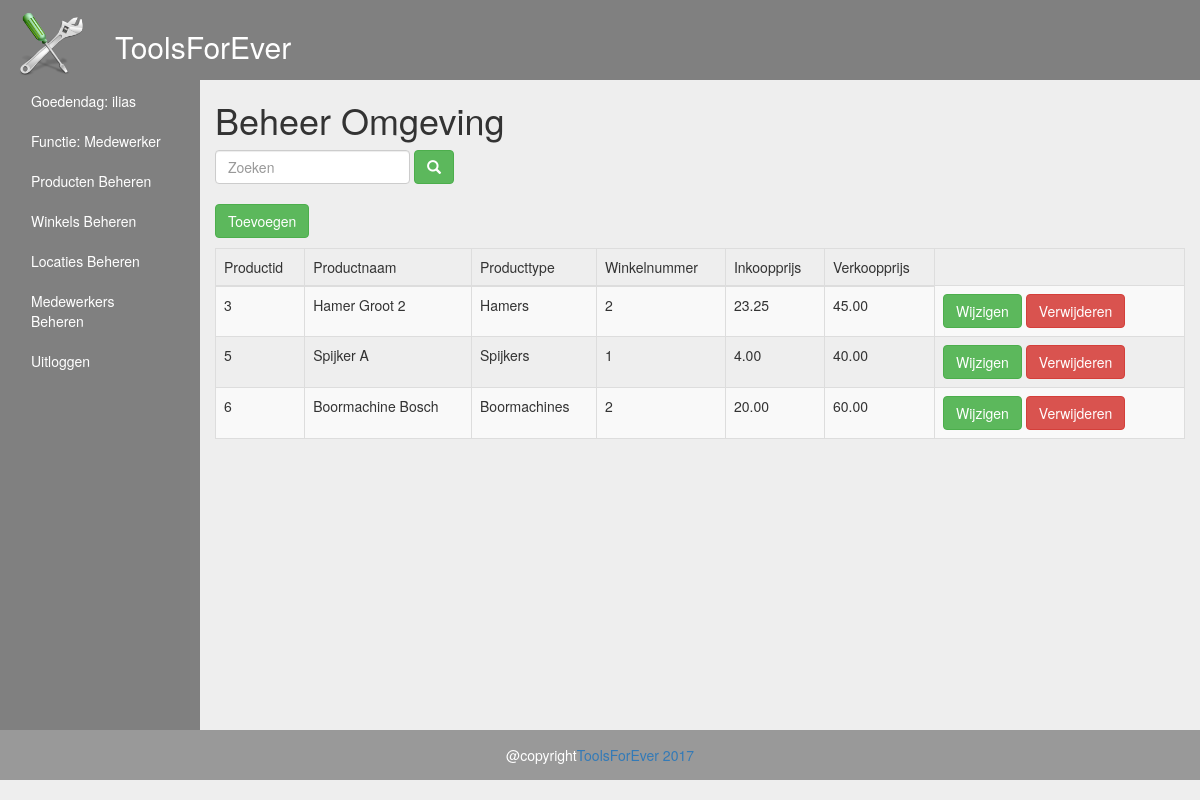
Page /Beheer/index.php (signed in) on the committed database.
### tables this page shows
CREATE TABLE `producten` (
  `id` int(11) NOT NULL,
  `productnaam` varchar(255) NOT NULL,
  `producttype` varchar(255) NOT NULL,
  `verkoopprijs` decimal(10,2) NOT NULL,
  `inkoopprijs` decimal(10,2) NOT NULL,
  `winkelid` int(11) NOT NULL
);

### Beheer/index.php (the view, shortened to what this page needs)
<!DOCTYPE html>
<html>
<head>
    <link rel="stylesheet" href="https://maxcdn.bootstrapcdn.com/bootstrap/3.3.7/css/bootstrap.min.css">
	<link rel="stylesheet" href="../styles.css">
</head>
<body>
  <div class="bggrijs">
	<div class="container-fluid">
		<div class="row mt10">
			<div class="col-sm-1">
				<a href="index.php"><img src="../images/logo.png" class="img-responsive"></a>
			</div>
			<div class="col-sm-1">
							<h2 class="hoofdtekst">ToolsForEver</h2>
			</div>
		</div>
	</div>
   </div>
	<div class="container-fluid">
	  <div class="row">
		<div class="col-sm-3 col-lg-2 headgrijs">
			<?php include_once("admin_header.php"); ?>
		</div>
		<div class="col-sm-9 col-lg-10">
		  <h1>Beheer Omgeving</h1>
				  <?php
					include_once("connectie.php");
					?>
					<form style="margin-bottom:20px;" method="post" action="index.php" class="form-inline" >
						<input  type="text" name="zoeken" class="search-query form-control" placeholder="Zoeken" />
						<button class="btn btn-success" type="button">
							<span type="submit" class=" glyphicon glyphicon-search"></span>
						</button>
					</form>
					<p>
						<a href="producttoevoegen.php" class="btn btn-success">Toevoegen</a>
					</p>
					<table class="table table-striped table-bordered">
						  <thead>
							<tr>
								<td>Productid</td>
								<td>Productnaam</td>
								<td>Producttype</td>
								<td>Winkelnummer</td>
								<td>Inkoopprijs</td>
								<td>Verkoopprijs</td>
							</tr>
						  </thead>
						  <tbody>
						  <?php
							   $db = new PDO("mysql:host=$servername;dbname=$dbname", $username, $password);
							   $zoeken = (isset($_POST["zoeken"])?$_POST["zoeken"]:"");
							   $query = $db->prepare("select * from producten where producttype LIKE '%$zoeken%' OR productnaam LIKE '%$zoeken%'  LIMIT 0 , 10");
							   $query->bindValue(1, "%$zoeken%", PDO::PARAM_STR);
							   $query->execute();
								if ($query->rowCount() == 0) {
								  echo "<div class='alert alert-danger'>
										  <strong>Waarschuwing!</strong> Er zijn geen producten meer in het assortiment
										</div>";
								}
								else
								{
								foreach($query as $row)
								{
									echo '<tr>';
									echo '<td>'. $row['id'] . '</td>';
									echo '<td>'. $row['productnaam'] . '</td>';
									echo '<td>'. $row['producttype'] . '</td>';
									echo '<td>'. $row['winkelid'] . '</td>';
									echo '<td>'. $row['inkoopprijs'] . '</td>';
									echo '<td>'. $row['verkoopprijs'] . '</td>';
									echo '<td width=250>';
									echo '<a class="btn btn-success" href="wijzigproduct.php?id='.$row['id'].'">Wijzigen</a>';
									echo '<a class="btn btn-danger" href="verwijderproduct.php?id='.$row['id'].'">Verwijderen</a>';
									echo '</td>';
									echo '</tr>';
						   }
						   }
						  ?>
						  </tbody>
					</table>
		</div>
	  </div>
	</div>
			<?php include_once("../footer.php"); ?>
</body>
</html>

### Beheer/admin_header.php (shortened to what this page needs)
<nav class="navbar navbar-default navbar-fixed-side">
		  <ul class="nav navbar-fixed-side">
			   <li><a href="medewerkergegevens.php">Goedendag: <?php echo htmlentities($_SESSION['sessie_gebruikersnaam'], ENT_QUOTES, 'UTF-8'); ?></a></li>
			   <li><a href="#">Functie: <?php echo htmlentities($_SESSION['sessie_rol'], ENT_QUOTES, 'UTF-8'); ?></a></li>
			<li class="active"><a href="index.php">Producten Beheren</a></li>
			<li><a href="winkels.php">Winkels Beheren</a></li>
			<li><a href="locaties.php">Locaties Beheren</a></li>
			<li><a href="gebruikers.php">Medewerkers Beheren</a></li>
		<li><a href="uitloggen.php"> Uitloggen </a></li>
	  </ul>
   </nav>

### footer.php
<footer class="footer">
<div class="container-fluid">
<div class="row">
    <div class="col-sm-12">
	<center><p>@copyright<a href="index.php">ToolsForEver 2017</a></p></center>
    </div>
  </div>
</div>
</footer>

### styles.css (style rules this page uses)
body { background-color: #eee; }
.bggrijs { background-color:grey; }
.hoofdtekst { color:#fff; }
.mt10 { margin-top:10px; }
.headgrijs { background-color:grey; height:650px; }
.navbar-default { background-color: grey; border-color: grey; }
.nav>li>a { position: relative; display: block; padding: 10px 15px; color: #fff; }
.navbar { margin-bottom: 0; border-radius: 0; }
footer { background-color: #555; color: white; padding: 15px; }
.footer { position:relative; bottom:0px; height:50px; width:100%; background:#999; }

### rows in the picture
producten: id "3", productnaam "Hamer Groot 2", producttype "Hamers", winkelid "2", inkoopprijs "23.25", verkoopprijs "45.00"
producten: id "5", productnaam "Spijker A", producttype "Spijkers", winkelid "1", inkoopprijs "4.00", verkoopprijs "40.00"
producten: id "6", productnaam "Boormachine Bosch", producttype "Boormachines", winkelid "2", inkoopprijs "20.00", verkoopprijs "60.00"

### other values in the picture
$_SESSION['sessie_gebruikersnaam'] "ilias"
$_SESSION['sessie_rol'] "Medewerker"
